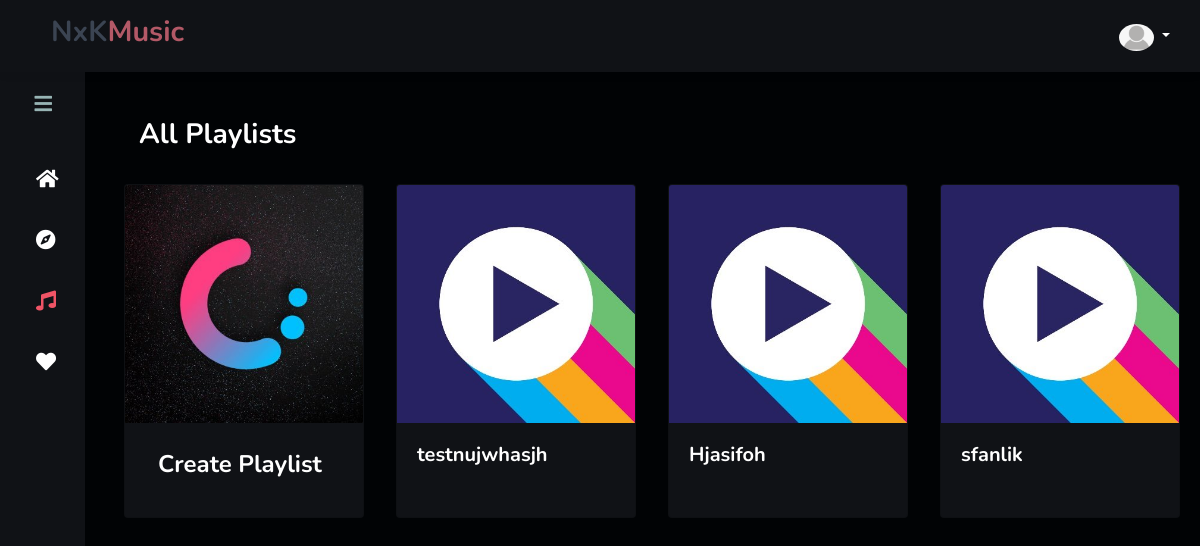
/music/playlist/ (signed in), run on an earlier commit of the app's database.
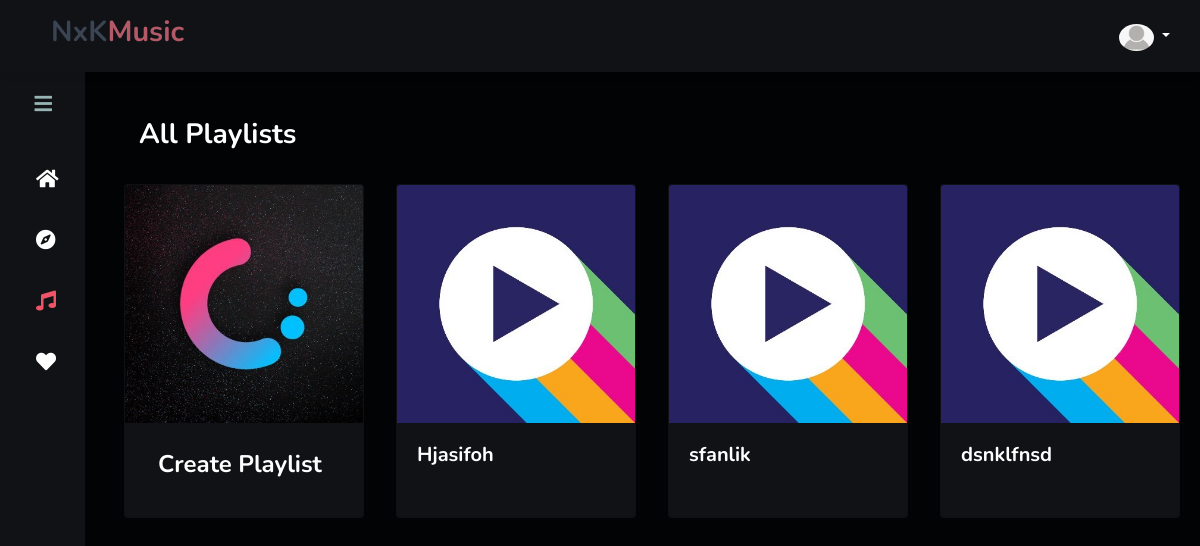
And on a later commit of the database.
### music/models.py (models this page shows, shortened)
class Playlist(models.Model):
    playlist_name = models.CharField(max_length=250)
    playlist_description = models.TextField(blank=True,null=True)
    creator = models.ForeignKey(User,on_delete=models.CASCADE)
    created_dt = models.DateTimeField(auto_now_add=True)
    class Meta:
        unique_together = ["playlist_name","creator"]

### music/views.py (the view)
# urls.py: path('playlist/',views.viewPlaylist,name='playlists-user'),
@login_required
def viewPlaylist(request):
    userplaylist = Playlist.objects.filter(creator=request.user)
    if request.method == 'POST':
        form = CreatePlaylistForm(request.POST)
        if form.is_valid():
            try:
                Playlist.objects.get(playlist_name=form.cleaned_data["playlist_name"],creator=request.user)
                messages.warning(request,f'The playlist name already exists create new')
            except:
                pl, created = Playlist.objects.get_or_create(creator=request.user,**form.cleaned_data)
                print(form.cleaned_data)
                if created:
                    messages.success(request,f'The playlist has been successfully created')
                else:
                    messages.warning(request,f'The music {pl.playlist_name} has already been created by')
            return redirect('playlists-user')
    else:
        form = CreatePlaylistForm()
    return render(request,'music/userplaylist.html',{'form': form,'userplaylist': userplaylist})

### music/templates/music/userplaylist.html (shortened to what this page needs)
{% extends 'mainui.html' %}
{% load static %}
{% load crispy_forms_tags %}
{% block content %}
<h3 class="text-white m-3 font-weight-bolder">All Playlists</h3>
<div class="row">
      <div class="card m-3 default-bg" style="width: 15rem;">
        <img class="card-img-top" src="{% static "images/create-music.jpg" %}" alt="Card image cap">
        <div class="card-body">
          <a class="btn" data-switch="0" type="button" data-toggle="modal" data-target="#exampleModal">
            <h5 class="card-title text-truncate text-white font-weight-bolder" style="font-size:1.5rem;">Create Playlist</h5>
          </a>
        </div>
      </div>
    {% for playlists in userplaylist  %}
        <div class="card m-3 default-bg" style="width: 15rem;">
          <img class="card-img-top" src="{% static "images/playlist-default.jpg" %}" alt="Card image cap">
          <div class="card-body">
            <h5 class="card-title text-truncate text-white font-weight-bolder" style="width: 12rem;"><a href="{% url "individual-playlist"  pl_id=playlists.id  %}">{{ playlists.playlist_name }}</a></h5>
          </div>
        </div>
    {% endfor %}
</div>
{% endblock %}

What changed in the data, as far as the page shows it:
removed Playlist: playlist_name "testnujwhasjh"
added Playlist: playlist_name "dsnklfnsd"
